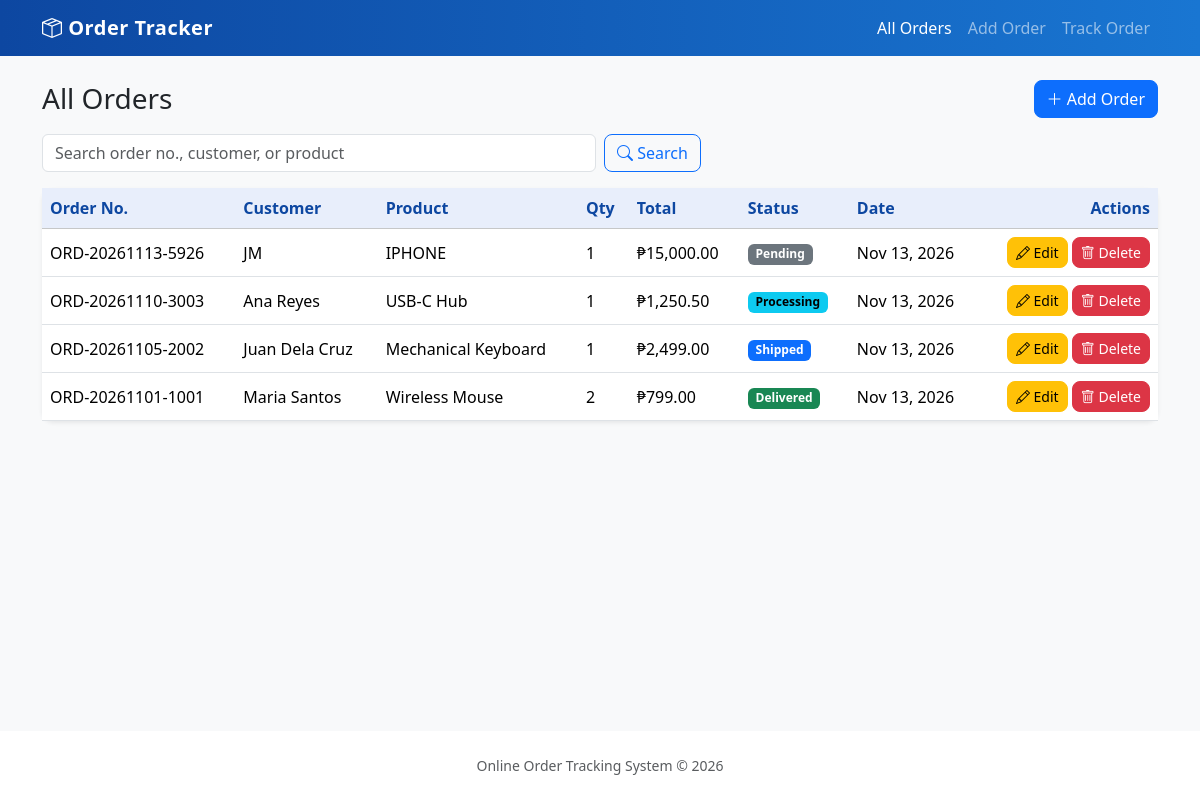
The page / on the database its author committed.
### tables this page shows
CREATE TABLE `orders` (
  `order_id`         int(11) NOT NULL AUTO_INCREMENT,
  `order_number`     varchar(30) NOT NULL,
  `customer_name`    varchar(100) NOT NULL,
  `customer_address` varchar(255) NOT NULL,
  `product_name`     varchar(100) NOT NULL,
  `quantity`         int(11) NOT NULL DEFAULT 1,
  `total_amount`     decimal(10,2) NOT NULL,
  `status`           enum('Pending','Processing','Shipped','Delivered','Cancelled') NOT NULL DEFAULT 'Pending',
  `order_date`       datetime NOT NULL DEFAULT current_timestamp(),
  PRIMARY KEY (`order_id`),
  UNIQUE KEY `uq_order_number` (`order_number`),
  KEY `idx_orders_product` (`product_name`),
  KEY `idx_orders_status` (`status`),
  CONSTRAINT `fk_orders_product`
    FOREIGN KEY (`product_name`) REFERENCES `products` (`product_name`)
    ON UPDATE CASCADE ON DELETE RESTRICT
);

### index.php (the view, shortened to what this page needs)
<?php
require 'db_connect.php';
require 'includes/functions.php';
$search = trim($_GET['search'] ?? '');
if ($search !== '') {
    $like = "%$search%";
    $stmt = $conn->prepare("SELECT * FROM orders WHERE order_number LIKE ? OR customer_name LIKE ? OR product_name LIKE ? ORDER BY order_id DESC");
    $stmt->bind_param("sss", $like, $like, $like);
    $stmt->execute();
    $result = $stmt->get_result();
} else {
    $result = $conn->query("SELECT * FROM orders ORDER BY order_id DESC");
}
include 'includes/header.php';
?>
<div class="d-flex flex-wrap justify-content-between align-items-center mb-3 gap-2">
  <h3 class="mb-0">All Orders</h3>
  <a href="add.php" class="btn btn-primary"><i class="bi bi-plus-lg"></i> Add Order</a>
</div>
<form class="row g-2 mb-3" method="get">
  <div class="col-sm-8 col-md-6">
    <input type="text" name="search" class="form-control" placeholder="Search order no., customer, or product" value="<?= e($search) ?>">
  </div>
  <div class="col-auto">
    <button class="btn btn-outline-primary"><i class="bi bi-search"></i> Search</button>
  </div>
</form>
<div class="card shadow-sm">
  <div class="table-responsive">
    <table class="table table-hover align-middle mb-0">
      <thead class="table-light">
        <tr><th>Order No.</th><th>Customer</th><th>Product</th><th>Qty</th><th>Total</th><th>Status</th><th>Date</th><th class="text-end">Actions</th></tr>
      </thead>
      <tbody>
      <?php while ($row = $result->fetch_assoc()): ?>
        <tr>
          <td><?= e($row['order_number']) ?></td>
          <td><?= e($row['customer_name']) ?></td>
          <td><?= e($row['product_name']) ?></td>
          <td><?= (int)$row['quantity'] ?></td>
          <td>₱<?= number_format($row['total_amount'], 2) ?></td>
          <td><?= statusBadge($row['status']) ?></td>
          <td><?= e(date('M d, Y', strtotime($row['order_date']))) ?></td>
          <td class="text-end text-nowrap">
            <a href="edit.php?id=<?= (int)$row['order_id'] ?>" class="btn btn-sm btn-warning"><i class="bi bi-pencil"></i> Edit</a>
            <form action="delete.php" method="post" class="d-inline" onsubmit="return confirm('Delete this order?');">
              <button class="btn btn-sm btn-danger"><i class="bi bi-trash"></i> Delete</button>
            </form>
          </td>
        </tr>
      <?php endwhile; ?>
      </tbody>
    </table>
  </div>
</div>
<?php include 'includes/footer.php'; ?>

### includes/header.php (shortened to what this page needs)
<?php $page = basename($_SERVER['PHP_SELF']); ?>
<!DOCTYPE html>
<html lang="en">
<head>
  <link href="https://cdn.jsdelivr.net/npm/bootstrap@5.3.3/dist/css/bootstrap.min.css" rel="stylesheet">
  <link href="https://cdn.jsdelivr.net/npm/bootstrap-icons@1.11.3/font/bootstrap-icons.css" rel="stylesheet">
    <link href="style.css" rel="stylesheet">
</head>
<body class="bg-light">
<nav class="navbar navbar-expand-lg navbar-dark bg-primary mb-4">
  <div class="container">
    <a class="navbar-brand" href="index.php"><i class="bi bi-box-seam"></i> Order Tracker</a>
    <div class="collapse navbar-collapse" id="nav">
      <ul class="navbar-nav ms-auto">
        <li class="nav-item"><a class="nav-link <?= $page === 'index.php' ? 'active' : '' ?>" href="index.php">All Orders</a></li>
        <li class="nav-item"><a class="nav-link <?= $page === 'add.php' ? 'active' : '' ?>" href="add.php">Add Order</a></li>
        <li class="nav-item"><a class="nav-link <?= $page === 'track.php' ? 'active' : '' ?>" href="track.php">Track Order</a></li>
      </ul>
    </div>
  </div>
</nav>
<main class="container">

### includes/functions.php (shortened to what this page needs)
<?php
function e($v) { return htmlspecialchars((string)$v, ENT_QUOTES, 'UTF-8'); }
function statusBadge($status) {
    $map = ['Pending' => 'secondary', 'Processing' => 'info', 'Shipped' => 'primary',
            'Delivered' => 'success', 'Cancelled' => 'danger'];
    $c = $map[$status] ?? 'dark';
    return '<span class="badge text-bg-' . $c . '">' . e($status) . '</span>';
}

### includes/footer.php (shortened to what this page needs)
</main>
<footer class="text-center text-muted py-4 mt-5 small">Online Order Tracking System &copy; <?= date('Y') ?></footer>
</body>
</html>

### style.css (style rules this page uses)
body { min-height: 100vh; display: flex; flex-direction: column; background: #f4f6fb; }
main.container { flex: 1; }
.navbar { background: linear-gradient(90deg, #0d47a1, #1976d2) !important; }
.navbar-brand { font-weight: 700; letter-spacing: 0.5px; }
.card { border: 0; border-radius: 12px; }
.table thead th { background: #e8eefb; color: #0d47a1; font-weight: 600; white-space: nowrap; }
.btn { border-radius: 8px; }
footer { background: #fff; }

### rows shown on the page
orders: order_number "ORD-20261113-5926", customer_name "JM", product_name "IPHONE", quantity "1", total_amount "15,000.00", status "Pending", order_date "Nov 13, 2026"
orders: order_number "ORD-20261110-3003", customer_name "Ana Reyes", product_name "USB-C Hub", quantity "1", total_amount "1,250.50", status "Processing", order_date "Nov 13, 2026"
orders: order_number "ORD-20261105-2002", customer_name "Juan Dela Cruz", product_name "Mechanical Keyboard", quantity "1", total_amount "2,499.00", status "Shipped", order_date "Nov 13, 2026"
orders: order_number "ORD-20261101-1001", customer_name "Maria Santos", product_name "Wireless Mouse", quantity "2", total_amount "799.00", status "Delivered", order_date "Nov 13, 2026"
